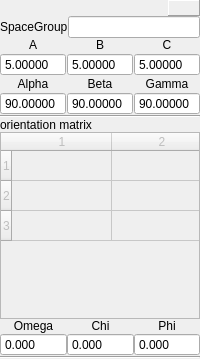
<ui version="4.0" >
 <class>Crystal</class>
 <widget class="QWidget" name="Crystal" >
  <property name="geometry" >
   <rect>
    <x>0</x>
    <y>0</y>
    <width>200</width>
    <height>359</height>
   </rect>
  </property>
  <property name="sizePolicy" >
   <sizepolicy vsizetype="Preferred" hsizetype="Preferred" >
    <horstretch>0</horstretch>
    <verstretch>0</verstretch>
   </sizepolicy>
  </property>
  <property name="minimumSize" >
   <size>
    <width>200</width>
    <height>0</height>
   </size>
  </property>
  <property name="windowTitle" >
   <string>Crystal</string>
  </property>
  <property name="windowIcon" >
   <iconset resource="icons/icons.qrc" >
    <normaloff>:/Crystal.png</normaloff>:/Crystal.png</iconset>
  </property>
  <layout class="QGridLayout" >
   <property name="margin" >
    <number>0</number>
   </property>
   <property name="spacing" >
    <number>0</number>
   </property>
   <item row="0" column="0" colspan="3" >
    <layout class="QHBoxLayout" >
     <item>
      <widget class="ToolBar" native="1" name="toolBar" >
       <property name="sizePolicy" >
        <sizepolicy vsizetype="Preferred" hsizetype="Expanding" >
         <horstretch>0</horstretch>
         <verstretch>0</verstretch>
        </sizepolicy>
       </property>
      </widget>
     </item>
     <item>
      <widget class="QLabel" name="dragStart" >
       <property name="sizePolicy" >
        <sizepolicy vsizetype="Expanding" hsizetype="Expanding" >
         <horstretch>0</horstretch>
         <verstretch>0</verstretch>
        </sizepolicy>
       </property>
       <property name="maximumSize" >
        <size>
         <width>32</width>
         <height>32</height>
        </size>
       </property>
       <property name="frameShape" >
        <enum>QFrame::Panel</enum>
       </property>
       <property name="frameShadow" >
        <enum>QFrame::Raised</enum>
       </property>
       <property name="text" >
        <string/>
       </property>
       <property name="pixmap" >
        <pixmap resource="icons/icons.qrc" >:/Crystal.png</pixmap>
       </property>
       <property name="scaledContents" >
        <bool>true</bool>
       </property>
       <property name="alignment" >
        <set>Qt::AlignCenter</set>
       </property>
      </widget>
     </item>
    </layout>
   </item>
   <item row="1" column="0" colspan="3" >
    <layout class="QHBoxLayout" >
     <item>
      <widget class="QLabel" name="label_7" >
       <property name="text" >
        <string>SpaceGroup</string>
       </property>
       <property name="buddy" >
        <cstring>SpaceGroup</cstring>
       </property>
      </widget>
     </item>
     <item>
      <widget class="QLineEdit" name="SpaceGroup" />
     </item>
    </layout>
   </item>
   <item row="2" column="0" colspan="3" >
    <layout class="QHBoxLayout" >
     <property name="spacing" >
      <number>1</number>
     </property>
     <item>
      <layout class="QVBoxLayout" >
       <item>
        <widget class="QLabel" name="label" >
         <property name="sizePolicy" >
          <sizepolicy vsizetype="Preferred" hsizetype="Ignored" >
           <horstretch>0</horstretch>
           <verstretch>0</verstretch>
          </sizepolicy>
         </property>
         <property name="text" >
          <string>A</string>
         </property>
         <property name="alignment" >
          <set>Qt::AlignCenter</set>
         </property>
         <property name="buddy" >
          <cstring>latticeA</cstring>
         </property>
        </widget>
       </item>
       <item>
        <widget class="QDoubleSpinBox" name="latticeA" >
         <property name="buttonSymbols" >
          <enum>QAbstractSpinBox::NoButtons</enum>
         </property>
         <property name="decimals" >
          <number>5</number>
         </property>
         <property name="minimum" >
          <double>0.010000000000000</double>
         </property>
         <property name="maximum" >
          <double>45.000000000000000</double>
         </property>
         <property name="singleStep" >
          <double>0.100000000000000</double>
         </property>
         <property name="value" >
          <double>5.000000000000000</double>
         </property>
        </widget>
       </item>
       <item>
        <widget class="QLabel" name="label_6" >
         <property name="sizePolicy" >
          <sizepolicy vsizetype="Preferred" hsizetype="Ignored" >
           <horstretch>0</horstretch>
           <verstretch>0</verstretch>
          </sizepolicy>
         </property>
         <property name="text" >
          <string>Alpha</string>
         </property>
         <property name="alignment" >
          <set>Qt::AlignCenter</set>
         </property>
         <property name="buddy" >
          <cstring>latticeAlpha</cstring>
         </property>
        </widget>
       </item>
       <item>
        <widget class="QDoubleSpinBox" name="latticeAlpha" >
         <property name="buttonSymbols" >
          <enum>QAbstractSpinBox::NoButtons</enum>
         </property>
         <property name="decimals" >
          <number>5</number>
         </property>
         <property name="minimum" >
          <double>0.010000000000000</double>
         </property>
         <property name="maximum" >
          <double>179.900000000000006</double>
         </property>
         <property name="singleStep" >
          <double>0.100000000000000</double>
         </property>
         <property name="value" >
          <double>90.000000000000000</double>
         </property>
        </widget>
       </item>
      </layout>
     </item>
     <item>
      <layout class="QVBoxLayout" >
       <item>
        <widget class="QLabel" name="label_2" >
         <property name="sizePolicy" >
          <sizepolicy vsizetype="Preferred" hsizetype="Ignored" >
           <horstretch>0</horstretch>
           <verstretch>0</verstretch>
          </sizepolicy>
         </property>
         <property name="text" >
          <string>B</string>
         </property>
         <property name="alignment" >
          <set>Qt::AlignCenter</set>
         </property>
         <property name="buddy" >
          <cstring>latticeB</cstring>
         </property>
        </widget>
       </item>
       <item>
        <widget class="QDoubleSpinBox" name="latticeB" >
         <property name="buttonSymbols" >
          <enum>QAbstractSpinBox::NoButtons</enum>
         </property>
         <property name="decimals" >
          <number>5</number>
         </property>
         <property name="minimum" >
          <double>0.010000000000000</double>
         </property>
         <property name="maximum" >
          <double>45.000000000000000</double>
         </property>
         <property name="singleStep" >
          <double>0.100000000000000</double>
         </property>
         <property name="value" >
          <double>5.000000000000000</double>
         </property>
        </widget>
       </item>
       <item>
        <widget class="QLabel" name="label_4" >
         <property name="sizePolicy" >
          <sizepolicy vsizetype="Preferred" hsizetype="Ignored" >
           <horstretch>0</horstretch>
           <verstretch>0</verstretch>
          </sizepolicy>
         </property>
         <property name="text" >
          <string>Beta</string>
         </property>
         <property name="alignment" >
          <set>Qt::AlignCenter</set>
         </property>
         <property name="buddy" >
          <cstring>latticeBeta</cstring>
         </property>
        </widget>
       </item>
       <item>
        <widget class="QDoubleSpinBox" name="latticeBeta" >
         <property name="buttonSymbols" >
          <enum>QAbstractSpinBox::NoButtons</enum>
         </property>
         <property name="decimals" >
          <number>5</number>
         </property>
         <property name="minimum" >
          <double>0.010000000000000</double>
         </property>
         <property name="maximum" >
          <double>179.900000000000006</double>
         </property>
         <property name="singleStep" >
          <double>0.100000000000000</double>
         </property>
         <property name="value" >
          <double>90.000000000000000</double>
         </property>
        </widget>
       </item>
      </layout>
     </item>
     <item>
      <layout class="QVBoxLayout" >
       <item>
        <widget class="QLabel" name="label_3" >
         <property name="sizePolicy" >
          <sizepolicy vsizetype="Preferred" hsizetype="Ignored" >
           <horstretch>0</horstretch>
           <verstretch>0</verstretch>
          </sizepolicy>
         </property>
         <property name="text" >
          <string>C</string>
         </property>
         <property name="alignment" >
          <set>Qt::AlignCenter</set>
         </property>
         <property name="buddy" >
          <cstring>latticeC</cstring>
         </property>
        </widget>
       </item>
       <item>
        <widget class="QDoubleSpinBox" name="latticeC" >
         <property name="buttonSymbols" >
          <enum>QAbstractSpinBox::NoButtons</enum>
         </property>
         <property name="decimals" >
          <number>5</number>
         </property>
         <property name="minimum" >
          <double>0.010000000000000</double>
         </property>
         <property name="maximum" >
          <double>45.000000000000000</double>
         </property>
         <property name="singleStep" >
          <double>0.100000000000000</double>
         </property>
         <property name="value" >
          <double>5.000000000000000</double>
         </property>
        </widget>
       </item>
       <item>
        <widget class="QLabel" name="label_5" >
         <property name="sizePolicy" >
          <sizepolicy vsizetype="Preferred" hsizetype="Ignored" >
           <horstretch>0</horstretch>
           <verstretch>0</verstretch>
          </sizepolicy>
         </property>
         <property name="text" >
          <string>Gamma</string>
         </property>
         <property name="alignment" >
          <set>Qt::AlignCenter</set>
         </property>
         <property name="buddy" >
          <cstring>latticeGamma</cstring>
         </property>
        </widget>
       </item>
       <item>
        <widget class="QDoubleSpinBox" name="latticeGamma" >
         <property name="buttonSymbols" >
          <enum>QAbstractSpinBox::NoButtons</enum>
         </property>
         <property name="decimals" >
          <number>5</number>
         </property>
         <property name="minimum" >
          <double>0.010000000000000</double>
         </property>
         <property name="maximum" >
          <double>179.900000000000006</double>
         </property>
         <property name="singleStep" >
          <double>0.100000000000000</double>
         </property>
         <property name="value" >
          <double>90.000000000000000</double>
         </property>
        </widget>
       </item>
      </layout>
     </item>
    </layout>
   </item>
   <item row="3" column="0" colspan="3" >
    <widget class="Line" name="line_2" >
     <property name="orientation" >
      <enum>Qt::Horizontal</enum>
     </property>
    </widget>
   </item>
   <item row="4" column="0" colspan="3" >
    <widget class="QLabel" name="label_9" >
     <property name="text" >
      <string>orientation matrix</string>
     </property>
    </widget>
   </item>
   <item row="5" column="0" colspan="3" >
    <widget class="QTableWidget" name="orientationMatrix" >
     <property name="enabled" >
      <bool>false</bool>
     </property>
     <property name="verticalScrollBarPolicy" >
      <enum>Qt::ScrollBarAlwaysOff</enum>
     </property>
     <property name="horizontalScrollBarPolicy" >
      <enum>Qt::ScrollBarAlwaysOff</enum>
     </property>
     <property name="autoScroll" >
      <bool>false</bool>
     </property>
     <property name="showDropIndicator" stdset="0" >
      <bool>false</bool>
     </property>
     <property name="gridStyle" >
      <enum>Qt::SolidLine</enum>
     </property>
     <property name="rowCount" >
      <number>3</number>
     </property>
     <property name="columnCount" >
      <number>3</number>
     </property>
     <row/>
     <row/>
     <row/>
     <column/>
     <column/>
     <column/>
    </widget>
   </item>
   <item row="6" column="0" >
    <layout class="QVBoxLayout" >
     <item>
      <widget class="QLabel" name="label_8" >
       <property name="sizePolicy" >
        <sizepolicy vsizetype="Preferred" hsizetype="Ignored" >
         <horstretch>0</horstretch>
         <verstretch>0</verstretch>
        </sizepolicy>
       </property>
       <property name="text" >
        <string>Omega</string>
       </property>
       <property name="alignment" >
        <set>Qt::AlignCenter</set>
       </property>
       <property name="buddy" >
        <cstring>rotationOmega</cstring>
       </property>
      </widget>
     </item>
     <item>
      <widget class="QDoubleSpinBox" name="rotationOmega" >
       <property name="buttonSymbols" >
        <enum>QAbstractSpinBox::NoButtons</enum>
       </property>
       <property name="decimals" >
        <number>3</number>
       </property>
       <property name="minimum" >
        <double>-360.000000000000000</double>
       </property>
       <property name="maximum" >
        <double>360.000000000000000</double>
       </property>
       <property name="singleStep" >
        <double>0.100000000000000</double>
       </property>
       <property name="value" >
        <double>0.000000000000000</double>
       </property>
      </widget>
     </item>
    </layout>
   </item>
   <item row="6" column="1" >
    <layout class="QVBoxLayout" >
     <item>
      <widget class="QLabel" name="label_10" >
       <property name="sizePolicy" >
        <sizepolicy vsizetype="Preferred" hsizetype="Ignored" >
         <horstretch>0</horstretch>
         <verstretch>0</verstretch>
        </sizepolicy>
       </property>
       <property name="text" >
        <string>Chi</string>
       </property>
       <property name="alignment" >
        <set>Qt::AlignCenter</set>
       </property>
       <property name="buddy" >
        <cstring>rotationChi</cstring>
       </property>
      </widget>
     </item>
     <item>
      <widget class="QDoubleSpinBox" name="rotationChi" >
       <property name="buttonSymbols" >
        <enum>QAbstractSpinBox::NoButtons</enum>
       </property>
       <property name="decimals" >
        <number>3</number>
       </property>
       <property name="minimum" >
        <double>-360.000000000000000</double>
       </property>
       <property name="maximum" >
        <double>360.000000000000000</double>
       </property>
       <property name="singleStep" >
        <double>0.100000000000000</double>
       </property>
       <property name="value" >
        <double>0.000000000000000</double>
       </property>
      </widget>
     </item>
    </layout>
   </item>
   <item row="6" column="2" >
    <layout class="QVBoxLayout" >
     <item>
      <widget class="QLabel" name="label_12" >
       <property name="sizePolicy" >
        <sizepolicy vsizetype="Preferred" hsizetype="Ignored" >
         <horstretch>0</horstretch>
         <verstretch>0</verstretch>
        </sizepolicy>
       </property>
       <property name="text" >
        <string>Phi</string>
       </property>
       <property name="alignment" >
        <set>Qt::AlignCenter</set>
       </property>
       <property name="buddy" >
        <cstring>rotationPhi</cstring>
       </property>
      </widget>
     </item>
     <item>
      <widget class="QDoubleSpinBox" name="rotationPhi" >
       <property name="buttonSymbols" >
        <enum>QAbstractSpinBox::NoButtons</enum>
       </property>
       <property name="decimals" >
        <number>3</number>
       </property>
       <property name="minimum" >
        <double>-360.000000000000000</double>
       </property>
       <property name="maximum" >
        <double>360.000000000000000</double>
       </property>
       <property name="singleStep" >
        <double>0.100000000000000</double>
       </property>
       <property name="value" >
        <double>0.000000000000000</double>
       </property>
      </widget>
     </item>
    </layout>
   </item>
   <item row="7" column="0" colspan="3" >
    <widget class="Line" name="line" >
     <property name="orientation" >
      <enum>Qt::Horizontal</enum>
     </property>
    </widget>
   </item>
  </layout>
 </widget>
 <customwidgets>
  <customwidget>
   <class>ToolBar</class>
   <extends>QWidget</extends>
   <header>Tools.h</header>
   <container>1</container>
  </customwidget>
 </customwidgets>
 <tabstops>
  <tabstop>SpaceGroup</tabstop>
  <tabstop>latticeA</tabstop>
  <tabstop>latticeB</tabstop>
  <tabstop>latticeC</tabstop>
  <tabstop>latticeAlpha</tabstop>
  <tabstop>latticeBeta</tabstop>
  <tabstop>latticeGamma</tabstop>
  <tabstop>orientationMatrix</tabstop>
  <tabstop>rotationOmega</tabstop>
  <tabstop>rotationChi</tabstop>
  <tabstop>rotationPhi</tabstop>
 </tabstops>
 <resources>
  <include location="icons/icons.qrc" />
 </resources>
 <connections/>
</ui>
